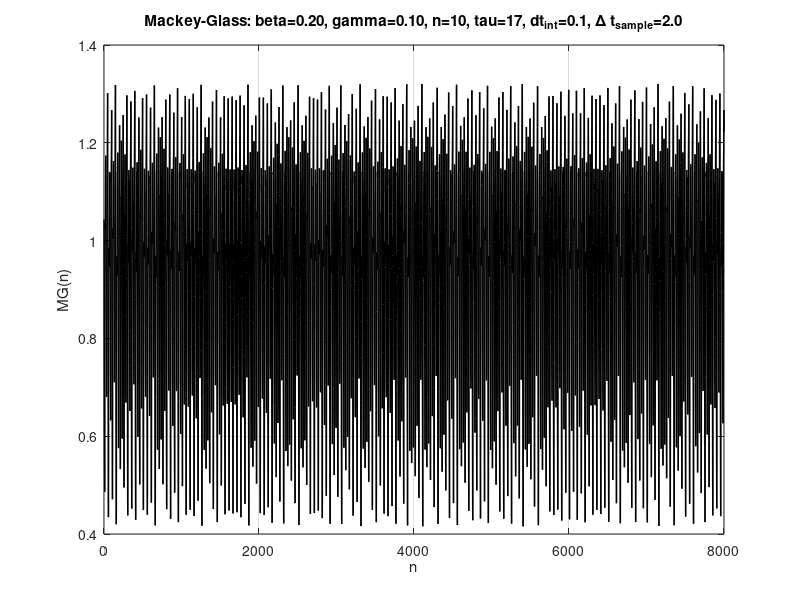

This figure's MATLAB source:
function generate_MG_mat()
% =========================================================
% generate_MG_mat.m
%
% 生成 Mackey-Glass 时间序列
%
% 内部数值积分：
%   RK4
%   dt = 0.1
%
% 最终数据采样：
%   每 10 个积分点取 1 个
%   因此最终 MG 数据采样间隔为：
%       10 × 0.1 = 1
%
% 最终输出：
%   8000 个 MG 数据点
%
% 保存位置：
%   MG1/MG.mat
%
% 保存变量：
%   MG
%
% 模型：
%
%   dx/dt =
%       beta * x(t-tau) / (1 + x(t-tau)^n)
%       - gamma * x(t)
%
% =========================================================

clc;
close all;

%% =========================================================
% 1. Mackey-Glass 参数
% =========================================================

beta  = 0.2;
gamma = 0.1;
n     = 10;

tau = 17;                 % 延迟时间
dt  = 0.1;                % RK4 内部积分步长

%% =========================================================
% 2. 最终数据设置
% =========================================================

N = 8000;                 % 最终需要的 MG 数据点数

sample_stride = 20;       % 每10个积分点取1个

sample_interval = ...
    sample_stride * dt;   % 最终数据采样间隔

% 为了最终得到8000个点，
% 内部需要积分80000个小步
N_internal = N * sample_stride;

fprintf('========================================\n');
fprintf('Mackey-Glass 数据生成参数\n');
fprintf('========================================\n');
fprintf('内部积分步长 dt       = %.3f\n', dt);
fprintf('降采样间隔            = %d 个积分点\n', sample_stride);
fprintf('最终数据采样间隔      = %.3f\n', sample_interval);
fprintf('最终数据点数          = %d\n', N);
fprintf('内部积分步数          = %d\n', N_internal);
fprintf('========================================\n\n');

%% =========================================================
% 3. 延迟对应的积分步数
% =========================================================

delay_steps = round(tau / dt);

if abs(delay_steps - tau / dt) > 1e-12
    error(['tau/dt 必须为整数。' ...
           '当前 tau = %.4g, dt = %.4g。'], ...
           tau, dt);
end

fprintf('tau = %.3f\n', tau);
fprintf('delay_steps = %d\n\n', delay_steps);

%% =========================================================
% 4. 历史初值 t ∈ [-tau, 0]
% =========================================================

% 为了保证每次生成结果可重复
rng(1);

% 常数历史 + 微小随机扰动
x_hist = 1.2 * ones(delay_steps + 1, 1);

x_hist = x_hist + ...
    1e-3 * randn(size(x_hist));

%% =========================================================
% 5. 分配完整积分序列
% =========================================================
%
% 前 delay_steps + 1 个点：
%   t ∈ [-tau, 0]
%
% 后面生成 N_internal 个新点
%

x = zeros( ...
    delay_steps + 1 + N_internal, ...
    1);

x(1 : delay_steps + 1) = x_hist;

%% =========================================================
% 6. Mackey-Glass 右端函数
% =========================================================

mg_rhs = @(x_now, x_delay) ...
    (beta * x_delay / ...
    (1 + x_delay^n) ...
    - gamma * x_now);

%% =========================================================
% 7. RK4 积分
% =========================================================

fprintf('开始生成 Mackey-Glass 序列...\n');

for step = 1:N_internal

    % 当前状态在完整数组中的位置
    i = delay_steps + step;

    x_now = x(i);

    % 对应 t - tau 的状态
    x_delay = x(i - delay_steps);

    % -----------------------------------------------------
    % K1
    % -----------------------------------------------------

    k1 = mg_rhs( ...
        x_now, ...
        x_delay);

    % -----------------------------------------------------
    % K2
    % -----------------------------------------------------

    k2 = mg_rhs( ...
        x_now + 0.5 * dt * k1, ...
        x_delay);

    % -----------------------------------------------------
    % K3
    % -----------------------------------------------------

    k3 = mg_rhs( ...
        x_now + 0.5 * dt * k2, ...
        x_delay);

    % -----------------------------------------------------
    % K4
    % -----------------------------------------------------

    k4 = mg_rhs( ...
        x_now + dt * k3, ...
        x_delay);

    % -----------------------------------------------------
    % 更新
    % -----------------------------------------------------

    x(i + 1) = ...
        x_now + ...
        (dt / 6) * ...
        (k1 + 2*k2 + 2*k3 + k4);

end

fprintf('内部积分完成。\n\n');

%% =========================================================
% 8. 提取内部积分得到的 MG 序列
% =========================================================
%
% internal_MG 的采样间隔仍然是：
%
%   dt = 0.1
%

internal_MG = ...
    x(delay_steps + 2 : ...
      delay_steps + 1 + N_internal);

%% =========================================================
% 9. 每10个积分点取1个
% =========================================================
%
% internal_MG:
%
%   t = 0.1, 0.2, 0.3, ..., 8000
%
% 我们取：
%
%   t = 1, 2, 3, ..., 8000
%
% 即：
%
%   internal_MG(10)
%   internal_MG(20)
%   internal_MG(30)
%   ...
%

MG = internal_MG( ...
    sample_stride : ...
    sample_stride : ...
    N_internal);

% 强制转换成列向量
MG = MG(:);

%% =========================================================
% 10. 检查最终长度
% =========================================================

if length(MG) ~= N

    error( ...
        'MG长度错误：期望 %d，实际 %d。', ...
        N, ...
        length(MG));

end

%% =========================================================
% 11. 可视化最终MG序列
% =========================================================

figure( ...
    'Color', 'w', ...
    'Name', 'Mackey-Glass Sequence');

plot( ...
    MG, ...
    'k', ...
    'LineWidth', 1);

grid on;

xlabel('n');

ylabel('MG(n)');

title(sprintf( ...
    ['Mackey-Glass: ' ...
     'beta=%.2f, gamma=%.2f, ' ...
     'n=%d, tau=%g, ' ...
     'dt_{int}=%.1f, ' ...
     '\\Delta t_{sample}=%.1f'], ...
    beta, ...
    gamma, ...
    n, ...
    tau, ...
    dt, ...
    sample_interval));

%% =========================================================
% 12. 创建保存文件夹 MG1
% =========================================================

save_folder = 'MG1';

if ~exist(save_folder, 'dir')

    mkdir(save_folder);

end

%% =========================================================
% 13. 保存
% =========================================================

save_file = fullfile( ...
    save_folder, ...
    'MG.mat');

save(save_file, 'MG');

%% =========================================================
% 14. 输出信息
% =========================================================

fprintf('========================================\n');
fprintf('MG 数据生成完成\n');
fprintf('========================================\n');

fprintf('RK4积分步长：\n');
fprintf('  dt = %.3f\n\n', dt);

fprintf('降采样：\n');
fprintf('  每 %d 个积分点取1个\n', ...
    sample_stride);

fprintf('最终采样间隔：\n');
fprintf('  Delta_t = %.3f\n\n', ...
    sample_interval);

fprintf('内部积分数据点数：\n');
fprintf('  %d\n\n', ...
    N_internal);

fprintf('最终MG数据点数：\n');
fprintf('  %d\n\n', ...
    length(MG));

fprintf('数据尺寸：\n');
fprintf('  %d × %d\n\n', ...
    size(MG, 1), ...
    size(MG, 2));

fprintf('保存文件：\n');
fprintf('  %s\n', save_file);

fprintf('========================================\n');

end
